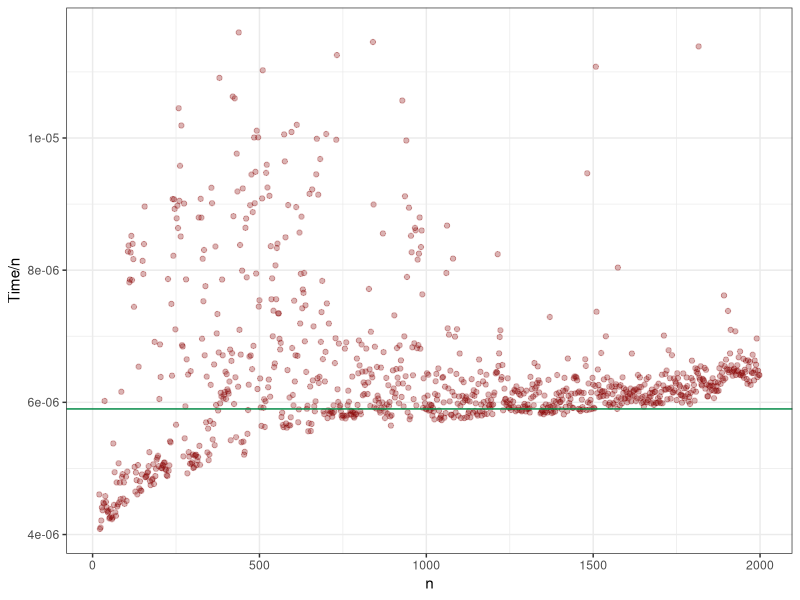
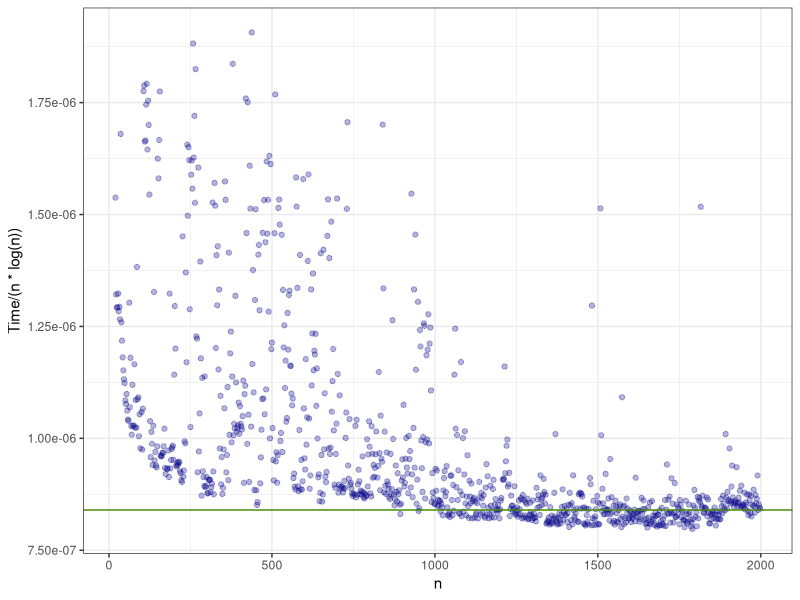
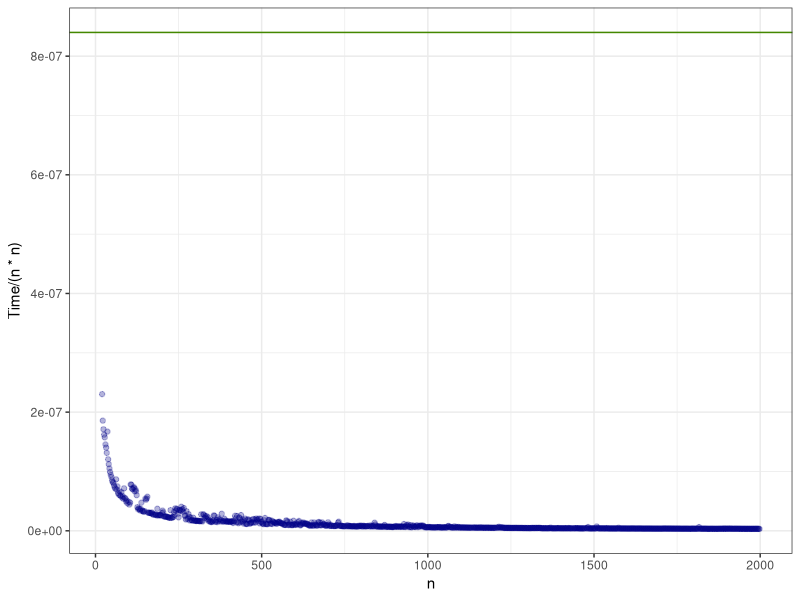

The R script that drew these images, in order: (Note: this script raises an error after producing the figures.)
 
library(tidyverse)

setwd("C:/Docs/Drive/Uni/18F/Genome scale algorithms/Project 1")

df_Raw = read.csv("Test - SuffixTree Tandem Repeats.csv", header = FALSE)

colnames(df_Raw) = c("Function", "Time", "RunName", "n", "z")

df_Raw$RunName = factor(x = df_Raw$RunName)
df_Raw$Function = factor(x = df_Raw$Function)

runs = levels(df_Raw$RunName)
run.dna = runs[grep("DNA",runs)]
run.fib = runs[grep("fib",runs)]

df_dna = df_Raw[df_Raw$RunName == run.dna,]
df_fib = df_Raw[df_Raw$RunName == run.fib,]


# dna

df_dna$t = df_dna$Time / df_dna$n
df_dna = df_dna[df_dna$t < 1.3e-05,]

plot_dna.lin = ggplot( ) +
  geom_point( data = df_dna, aes( y = Time / n, x = n  ), color = "#880000", alpha = 0.3 ) +
  geom_hline(yintercept = 5.9e-06, color = "#008844") + theme_bw()

plot_dna.log = ggplot( ) +
  geom_point( data = df_dna, aes( y = Time / (n * log(n) ), x = n  ), color = "#000088", alpha = 0.3 ) + 
  geom_hline(yintercept = 0.84e-06, color = "#448800") + theme_bw() 

plot_dna.sq = ggplot( ) +
  geom_point( data = df_dna, aes( y = Time / (n * n ), x = n  ), color = "#000088", alpha = 0.3 ) + 
  geom_hline(yintercept = 0.84e-06, color = "#448800") + theme_bw() 

p_total = ggarrange(plot_dna.lin, plot_dna.log, plot_dna.sq, widths = 1:1, ncol = 1, nrow = 3) + ggtitle("Tandem repeat search - DNA string")
plot(p_total, fig = c(0,0, 100, 200))
?ggarrange
?plot
# fib

plot_fib.log = ggplot( ) +
  geom_point( data = df_fib, aes( y = Time / (n * log(n)), x = n  ), color = "#880000", alpha = 0.3 ) +
  ggtitle("Tandem repeat search - Fibonacci string")

plot_fib.sq = ggplot( ) +
  geom_point( data = df_fib[df_fib$n > 100,], aes( y = Time / (n * n + z ), x = n  ), color = "#000088", alpha = 0.3 )

ggarrange(plot_fib.log, plot_fib.sq, widths = 1:1, ncol = 1, nrow = 2)

# fib + z

fit_lognz = lm( data = df_fib, formula = Time ~ log(n) * n + z )

c.0 = fit_lognz$coefficients["(Intercept)"]
c.l = fit_lognz$coefficients["log(n)"]
c.n = fit_lognz$coefficients["n"]
c.ln = fit_lognz$coefficients["log(n):n"]
c.z = fit_lognz$coefficients["z"]

df_fib$t = c.0 + c.l * log(df_fib$n) + c.n * df_fib$n + c.ln * df_fib$n * log(df_fib$n) + c.z * df_fib$z

plot_fib.fit = ggplot( ) +
  geom_point( data = df_fib, aes( y = Time, x = n  ), color = "#008800", alpha = 0.3 ) +
  geom_point( data = df_fib, aes( y = t, x = n  ), color = "#000088", alpha = 0.3 ) +
  theme_bw() +
  ggtitle("Tandem repeat search - Fibonacci string")

plot_fib.t = ggplot( ) +
  geom_point( data = df_fib, aes( y = Time / t, x = n  ), color = "#000088", alpha = 0.3 ) +
  geom_hline(yintercept = 1, color = "#008844") +
  theme_bw()

ggarrange(plot_fib.fit, plot_fib.t, widths = 1:1, ncol = 1, nrow = 2)








geom_hline(yintercept = 2e-0, color = "#008844")

geom_hline(yintercept = 5.9e-06, color = "#008844") + theme_bw() +

df_dna$t = df_dna$Time / df_dna$n
df_dna = df_dna[df_dna$t < 1.3e-05,]

plot_dna.lin = ggplot( ) +
  geom_point( data = df_dna, aes( y = Time / n, x = n  ), color = "#880000", alpha = 0.3 ) +
  geom_hline(yintercept = 5.9e-06, color = "#008844") + theme_bw() +
  ggtitle("Tandem repeat search - DNA string")

plot_dna.log = ggplot( ) +
  geom_point( data = df_dna, aes( y = Time / (n * log(n) ), x = n  ), color = "#000088", alpha = 0.3 ) + 
  geom_hline(yintercept = 0.84e-06, color = "#448800") + theme_bw() 

plot_dna.sq = ggplot( ) +
  geom_point( data = df_dna, aes( y = Time / (n * n ), x = n  ), color = "#000088", alpha = 0.3 ) + 
  geom_hline(yintercept = 0.84e-06, color = "#448800") + theme_bw() 

ggarrange(plot_dna.lin, plot_dna.log, widths = 1:1, ncol = 1, nrow = 2)



?ggarrange

par(mfrow=c(2,1))
plot( plot_dna.lin )
plot( plot_dna.log )
# 





ggplot( ) +
  geom_point( data = df_dna, aes( y = Time, x = n  ), color = "#ff0000", alpha = 0.3 ) +
  geom_point( data = df_fib, aes( y = Time, x = n  ), color = "#0000ff", alpha = 0.6 )





df_test = df_fib

cleaner = function( l.Time )
{
  l.Time = c(l.Time)
  if( length( l.Time ) < 3)
  {
    return (-1)
  }
  
  # sort
  l.Time = sort(l.Time)
  # remove max val
  l.max2 = l.Time[1:(length(l.Time)-1)]
  v.max = max(l.max2)
  v.min = min(l.max2)
  #l.norm = (l.max2 - v.min) / (v.max - v.min)
  v.mean = mean(l.max2)
  l.Time = l.Time[l.Time < v.mean]
  
  mean(l.Time)
  
}
cleaner( c(1,2,2,2,3,3,8,9,11,15,16))


df_t2 = df_test %>% group_by( n ) %>% summarise( cnt = n(), Time.p = cleaner( Time ), Time.mean = my.mean( n )  )
df_t2 = df_t2[df_t2$cnt > 2,]

ggplot( ) +
  geom_point( data = df_test, aes( y = Time, x = n  ), color = "#ff0000", alpha = 0.3 ) +
  geom_point( data = df_t2, aes( y = Time.p, x = n  ), color = "#0000ff", alpha = 0.6 )


fit_n2 = lm( data = df_test, formula = Time ~ I(n**2) + I(n) )
fit_n2 = lm( data = df_test, formula = Time ~ poly(n,2) )

fit_logn = lm( data = df_test, formula = Time ~ log(n) * n )
fit_nz = lm( data = df_test, formula = Time ~ n + z )
fit_lognz = lm( data = df_test, formula = Time ~ log(n) * n + z )

fit_ex = lm( data = df_test, formula = log(Time) ~ n )

#fit_ex <- nls(Time ~ exp(a + b *n), data = df_test, start = list(a = 0, b = 0))

fit_n2
fit_logn
fit_lognz

sum(fit_n2$residuals**2)
sum(fit_logn$residuals**2)
sum(fit_lognz$residuals**2)

anova(fit_n2, fit_logn)
anova(fit_logn, fit_lognz)

df_test$fit1 = 
  fit_n2$coefficients["I(n^2)"] * df_test$n**2 + 
  fit_n2$coefficients["I(n)"] * df_test$n + 
  fit_n2$coefficients["(Intercept)"]

df_test$fit2 = 
  fit_logn$coefficients["log(n):n"] * df_test$n * log(df_test$n) + 
  fit_logn$coefficients["log(n)"] * log(df_test$n) + 
  fit_logn$coefficients["n"] * df_test$n + 
  fit_logn$coefficients["(Intercept)"]

df_test$fit3 = 
  fit_nz$coefficients["n"] * df_test$n + 
  fit_nz$coefficients["z"] * df_test$z + 
  fit_nz$coefficients["(Intercept)"]

df_test$fit4 = 
  fit_lognz$coefficients["log(n):n"] * df_test$n * log(df_test$n) + 
  fit_lognz$coefficients["log(n)"] * log(df_test$n) + 
  fit_lognz$coefficients["n"] * df_test$n + 
  fit_lognz$coefficients["z"] * df_test$z + 
  fit_lognz$coefficients["(Intercept)"]

df_test$fit5 = exp(
  fit_ex$coefficients["n"] * df_test$n + 
  fit_ex$coefficients["(Intercept)"]
)

ggplot( data = df_test[,] ) +
  geom_point( aes( y = Time, x = n  ), color = "#000000", alpha = 0.8 )


ggplot( data = df_test[,] ) +
  geom_point( aes( y = Time, x = z  ), color = "#000000", alpha = 0.8 )

ggplot( data = df_test[,] ) +
  geom_point( aes( y = Time, x = n  ), color = "#000000", alpha = 0.8 ) +
  geom_point( aes( y = fit1, x = n  ), color = "#ff0000", alpha = 0.6 ) +
  geom_point( aes( y = fit2, x = n  ), color = "#00ff00", alpha = 0.6 ) +
  #geom_point( aes( y = fit3, x = n  ), color = "#0000ff", alpha = 0.6 ) +
  geom_point( aes( y = fit4, x = n  ), color = "#0000ff", alpha = 0.6 )

ggplot( data = df_test[,] ) +
  geom_point( aes( y = Time, x = n  ), color = "#000000", alpha = 0.8 ) +
  geom_point( aes( y =  1.309e-04 * n * log(n) + -1.106e-03 * n, x = n ), color = "#ff0000", alpha = 0.6 ) 
  
fit_lognz
  

ggplot( data = df_test[,] ) +
  geom_point( aes( y = Time / fit1, x = fit1  ), color = "#ff0000", alpha = 0.6 ) +
  geom_point( aes( y = Time / fit2, x = fit2  ), color = "#00ff00", alpha = 0.6 ) +
  geom_point( aes( y = Time / fit4, x = fit4  ), color = "#0000ff", alpha = 0.6 ) +
  ylim(0,2) + xlim(0.1,1.6)







ggplot( data = df_tvpc ) +
  geom_point( aes( y = Time, x = n  ) )

ggplot( data = df_tvpv ) +
  geom_point( aes( y = Time, x = n + m  ) )


ggplot( data = df_Raw ) +
  geom_point( aes( y = Time, x = m * z ), color = "#00ff00", alpha = 0.5 ) 

ggplot( data = df_Raw ) +
  geom_point( aes( y = Time, x = m  ), color = "#00ff00", alpha = 0.5 ) +
  geom_point( aes( y = Time, x = n  ), color = "#ff0000", alpha = 0.2 ) +
  geom_point( aes( y = Time, x = n * m * 0.001  ), color = "#ff00ff", alpha = 0.2 )


#fit_tcpv = glm( data = df_tcpv, formula = Time ~ m)

fit_c = lm( data = df_Raw, formula = Time ~ 1)
fit_m = lm( data = df_Raw, formula = Time ~ m)
fit_n = lm( data = df_Raw, formula = Time ~ n)
fit_z = lm( data = df_Raw, formula = Time ~ z)
fit_nm = lm( data = df_Raw, formula = Time ~ m + n)
fit_nmz = lm( data = df_Raw, formula = Time ~ m + n + z)
fit_nm_z.n = lm( data = df_Raw, formula = Time ~ m + n + z * n)
fit_nm_z.m = lm( data = df_Raw, formula = Time ~ m + n + z * m)
fit_nm_n.m = lm( data = df_Raw, formula = Time ~ m + n + m * n)
fit_nm_z.mn = lm( data = df_Raw, formula = Time ~ m + n + z * m * n)

fit_nm_ln = lm( data = df_Raw, formula = Time ~ m + n + log(n))
fit_nm_lm = lm( data = df_Raw, formula = Time ~ m + n + log(m))

fit_impl = lm( data = df_Raw, formula = Time ~ m + n + I(m^2) )


anova(fit_c, fit_m)
anova(fit_c, fit_n)
anova(fit_n, fit_nm)
anova(fit_nm, fit_nmz)
anova(fit_nm, fit_nm_ln)
anova(fit_nm, fit_nm_lm)
anova(fit_nm, fit_impl)

anova(fit_nm, fit_nm_z.n)
anova(fit_nm, fit_nm_z.m)
anova(fit_nm, fit_nm_z.mn)
anova(fit_nm, fit_nm_n.m) # 0.01749 * !!!

fit_nm
fit_nm_n.m
fit_nm_z.mn
fit_nm_lm

fit_impl

ggplot( data = df_Raw ) +
  geom_point( aes( y = Time, x = m * 3.741e-06 + 4.399e-07 * n ), color = "#000000", alpha = 0.9 ) +
  geom_point( aes( y = Time, x = m * 3.544e-06 + 4.260e-07 * n + n * m * 1.522e-11 ), color = "#ff0000", alpha = 0.3 ) +
  geom_point( aes( y = Time, x = m * 3.544e-06 + 4.260e-07 * n + log(m) * -7.368e-05 ), color = "#00ff00", alpha = 0.3 ) +
  geom_point( aes( y = Time, x = m * 3.755e-06 + 4.371e-07 * n + 2.305e-10 * m**2 ), color = "#0000ff", alpha = 0.3 )
  
  
ggplot( data = df_Raw[10:2000,] ) +
  geom_point( aes( y = Time, x = m * 3.834e-06, size = z ), color = "#000000", alpha = 0.3 )
  #geom_point( aes( y = Time, x = m * 3.544e-06 + 4.260e-07 * n + n * m * 1.522e-11 ), color = "#ff0000", alpha = 0.3 ) +
  #geom_point( aes( y = Time, x = m * 3.544e-06 + 4.260e-07 * n + log(m) * -7.368e-05 ), color = "#00ff00", alpha = 0.3 ) +
  #geom_point( aes( y = Time, x = m * 3.755e-06 + 4.371e-07 * n + 2.305e-10 * m**2 ), color = "#0000ff", alpha = 0.3 )


fit_nm = lm( data = df_Raw[10:2000,], formula = Time ~ m)
fit_nmz = lm( data = df_Raw[10:2000,], formula = Time ~ m + z * m)
fit_nm
fit_nmz
anova(fit_nmz, fit_nmz)






